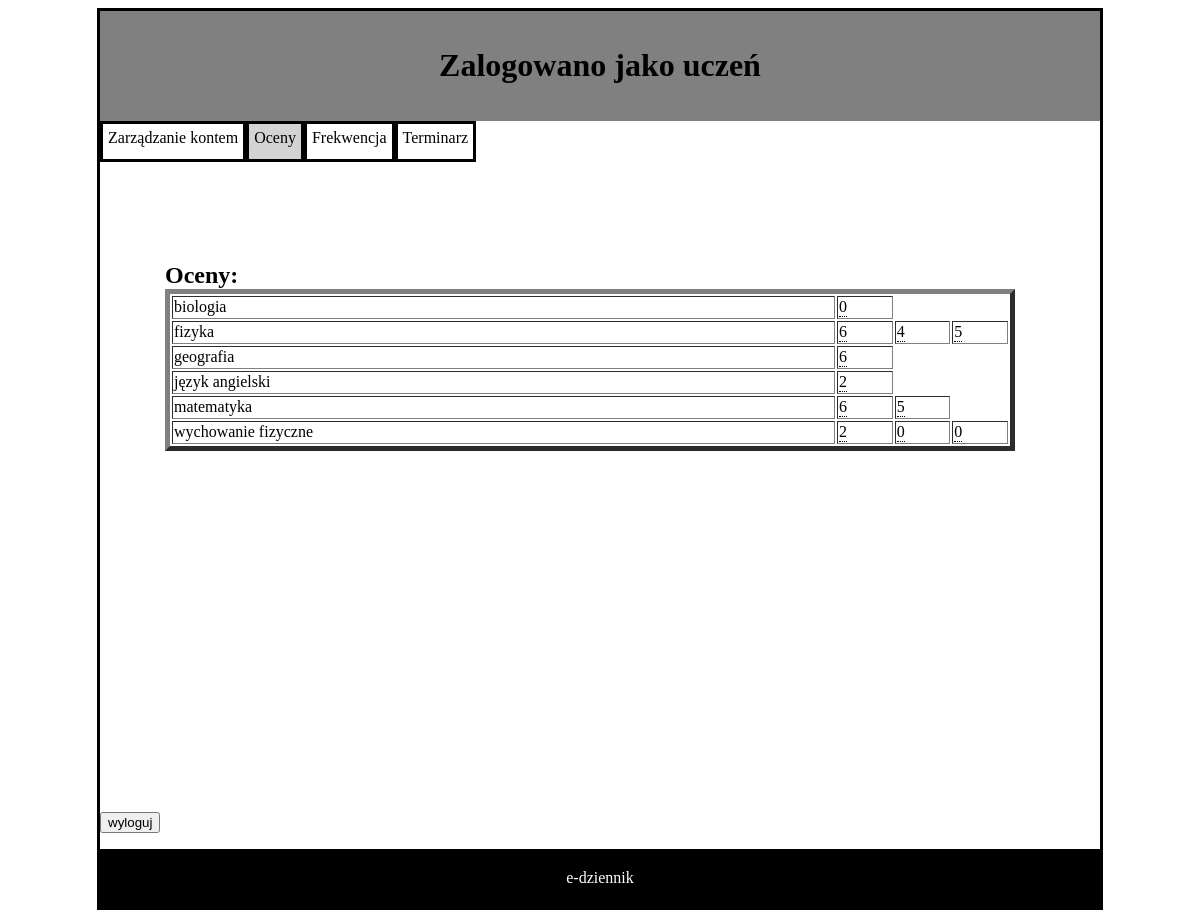
/aplikacja/uczen/u_oceny.php (signed in), run on the app's committed database.
### tables this page shows
CREATE TABLE IF NOT EXISTS `ocena` (
  `ocena_ID` int(6) unsigned zerofill NOT NULL AUTO_INCREMENT,
  `stopien` enum('0','1','2','3','4','5','6') NOT NULL DEFAULT '0',
  `waga` int(1) unsigned NOT NULL DEFAULT 1,
  `opis` varchar(100) DEFAULT 'Brak opisu',
  `data` date NOT NULL DEFAULT curdate(),
  `czas` time NOT NULL DEFAULT curtime(),
  `uczen_id` int(3) unsigned zerofill NOT NULL,
  `nauczyciel_przedmiotu_id` int(3) unsigned zerofill NOT NULL,
  PRIMARY KEY (`ocena_ID`),
  UNIQUE KEY `Indeks 1` (`ocena_ID`) USING BTREE,
  KEY `nauczyciel` (`nauczyciel_przedmiotu_id`),
  KEY `uczen` (`uczen_id`),
  KEY `data` (`data`,`czas`) USING BTREE,
  CONSTRAINT `FK_ocena_nauczyciel_przedmiotu` FOREIGN KEY (`nauczyciel_przedmiotu_id`) REFERENCES `nauczyciel_przedmiotu` (`nauczyciel_przedmiotu_ID`),
  CONSTRAINT `FK_ocena_uczen` FOREIGN KEY (`uczen_id`) REFERENCES `uczen` (`uczen_ID`)
);

### aplikacja/uczen/u_oceny.php (the view, shortened to what this page needs)
<!DOCTYPE HTML>
<html lang="pl">
<head>
	<link rel="stylesheet" href="../Styles/styleApp.css" type="text/css" />
	<link rel="stylesheet" type="text/css" href="../Styles/tooltip.css">
</head>
<body>
	<div id="container">
		<div id="logo">
			<h1>Zalogowano jako uczeń</h1>
		</div>
		<a href="u_konto.php">
		<div id="inne">
		Zarządzanie kontem
		</div>
		</a>
		<a href="u_oceny.php">
		<div id="teraz">
		 Oceny
		</div></a>
		<a href="u_frekwencja.php">
		<div id="inne">
		 Frekwencja
		</div> </a>
		<a href="u_terminarz.php">
		<div id="inne">
		 Terminarz
		</div>
		</a>
		<?php
	require_once "../connect.php";
	$conn=@new mysqli($IP, $username, $password, $DB_name);
	if ($conn->connect_errno!=0)
	{
		echo "Error: ".$conn->connect_errno;
	}
	else
	{
		$login=$_SESSION['uzytkownik_login'];
		$sql2="SELECT * FROM uczen WHERE uzytkownik_login='$login' ";
		$result2 = @$conn->query($sql2);
		$dane_ucznia=@mysqli_fetch_assoc($result2);
		$sql3="select * from ocena_full_info as o where o.uczen_id = '$dane_ucznia[uczen_ID]' ORDER BY o.`przedmiot`, o.`data` ASC";
		$result3 = @$conn->query($sql3);
	}
	?>
		<div id="tresc">
		<div id="lewy">
			<B> Oceny: </B><br/>
		<?php
		    echo "<table border=5><tr><td>";
		    if($result3->num_rows > 0) {
		        $firstrow = $result3->fetch_assoc();
		        echo $firstrow['przedmiot'];
		        echo '</td><td>
					<div class="tooltip">
							'.$firstrow['stopien'].'
							<span class="tooltiptext">
								waga: '.$firstrow['waga'].' <br>
								nauczyciel: '.$firstrow['imie'].' '.$firstrow['nazwisko'].' <br>
								opis: '.$firstrow['opis'].'
							</span>
					</div></td>';
		        while($row3 = $result3->fetch_assoc()) {
					if($row3['przedmiot'] != $firstrow['przedmiot']) {
		                echo "</tr><tr><td>";
		                echo $row3['przedmiot'];
		                $firstrow = $row3;
					}
		            echo '</td><td>
					<div class="tooltip">
							'.$row3['stopien'].'
							<span class="tooltiptext">
								waga: '.$row3['waga'].' <br>
								nauczyciel: '.$row3['imie'].' '.$row3['nazwisko'].' <br>
								opis: '.$row3['opis'].'
							</span>
					</div></td>';
		        }
		    }
		   echo "</tr></table>";
		?>
		</div>
		</div>
		<form action="../wyloguj.php" >
		<button type="submit">wyloguj</button>
		</form>
		<div id="footer">
		e-dziennik
		</div>
	</div>
</body>
</html>

### aplikacja/Styles/styleApp.css (style rules this page uses)
#container { border: solid ; width: 1000px; margin-left: auto; margin-right: auto; }
#logo { background:gray; text-align: center; padding: 15px; }
#teraz { border: solid black; float: left; background-color: lightgray; min-height: 25px; text-align: center; padding: 5px; color: black }
#inne { border: solid black; float: left; min-height: 25px; text-align: center; padding: 5px; color: black }
#tresc { clear: both; text-align: left; min-height: 650px; }
#lewy { float: left; padding:50px; margin-top:50px; text-align: left; margin-left:15px; font-size: 24px; min-width:400px; }
#footer { clear: both; background-color: black; color: white; text-align: center; padding:20px; }
table { min-width:850px; }

### aplikacja/Styles/tooltip.css (style rules this page uses)
.tooltip { position: relative; display: inline-block; border-bottom: 1px dotted black; }

### data on the page
ocena: stopien "0"
ocena: przedmiot "fizyka", stopien "6"
ocena: stopien "4"
ocena: stopien "5"
ocena: przedmiot "geografia", stopien "6"
ocena: przedmiot "język angielski", stopien "2"
ocena: przedmiot "matematyka", stopien "6"
ocena: stopien "5"
ocena: przedmiot "wychowanie fizyczne", stopien "2"
ocena: stopien "0"
ocena: stopien "0"

### other printed values
$firstrow['przedmiot'] "biologia"
